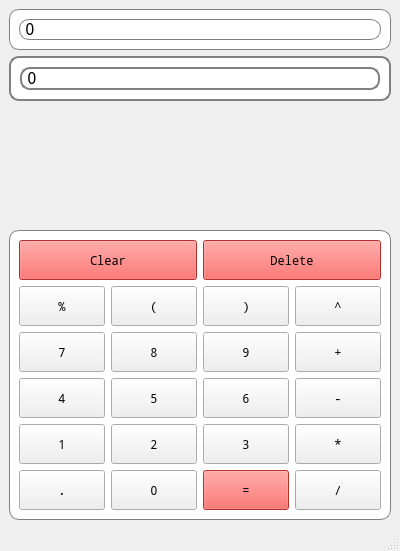
<?xml version="1.0" encoding="UTF-8"?>
<ui version="4.0">
 <class>MainWindow</class>
 <widget class="QMainWindow" name="MainWindow">
  <property name="geometry">
   <rect>
    <x>0</x>
    <y>0</y>
    <width>400</width>
    <height>551</height>
   </rect>
  </property>
  <property name="minimumSize">
   <size>
    <width>300</width>
    <height>400</height>
   </size>
  </property>
  <property name="maximumSize">
   <size>
    <width>800</width>
    <height>800</height>
   </size>
  </property>
  <property name="windowTitle">
   <string>MainWindow</string>
  </property>
  <property name="autoFillBackground">
   <bool>true</bool>
  </property>
  <widget class="QWidget" name="centralwidget">
   <layout class="QVBoxLayout" name="verticalLayout">
    <item>
     <widget class="QFrame" name="frame_2">
      <property name="minimumSize">
       <size>
        <width>0</width>
        <height>40</height>
       </size>
      </property>
      <property name="maximumSize">
       <size>
        <width>800</width>
        <height>400</height>
       </size>
      </property>
      <property name="styleSheet">
       <string notr="true">QFrame{

border: 1px solid gray;
border-radius: 10px;
background: white;

}</string>
      </property>
      <property name="frameShape">
       <enum>QFrame::Shape::StyledPanel</enum>
      </property>
      <property name="frameShadow">
       <enum>QFrame::Shadow::Raised</enum>
      </property>
      <layout class="QVBoxLayout" name="verticalLayout_2">
       <item alignment="Qt::AlignmentFlag::Qt::AlignmentFlag::AlignTop">
        <widget class="QLabel" name="label">
         <property name="minimumSize">
          <size>
           <width>0</width>
           <height>0</height>
          </size>
         </property>
         <property name="font">
          <font>
           <family>Noto Mono</family>
           <pointsize>12</pointsize>
           <bold>false</bold>
           <kerning>true</kerning>
          </font>
         </property>
         <property name="contextMenuPolicy">
          <enum>Qt::ContextMenuPolicy::NoContextMenu</enum>
         </property>
         <property name="layoutDirection">
          <enum>Qt::LayoutDirection::LeftToRight</enum>
         </property>
         <property name="autoFillBackground">
          <bool>false</bool>
         </property>
         <property name="text">
          <string>0</string>
         </property>
        </widget>
       </item>
      </layout>
     </widget>
    </item>
    <item>
     <widget class="QFrame" name="frame_3">
      <property name="minimumSize">
       <size>
        <width>0</width>
        <height>40</height>
       </size>
      </property>
      <property name="maximumSize">
       <size>
        <width>800</width>
        <height>400</height>
       </size>
      </property>
      <property name="styleSheet">
       <string notr="true">QFrame{

border: 2px solid gray;
border-radius: 10px;
background: white;

}</string>
      </property>
      <property name="frameShape">
       <enum>QFrame::Shape::StyledPanel</enum>
      </property>
      <property name="frameShadow">
       <enum>QFrame::Shadow::Raised</enum>
      </property>
      <layout class="QVBoxLayout" name="verticalLayout_3">
       <item alignment="Qt::AlignmentFlag::Qt::AlignmentFlag::AlignTop">
        <widget class="QLabel" name="label_2">
         <property name="minimumSize">
          <size>
           <width>1</width>
           <height>1</height>
          </size>
         </property>
         <property name="font">
          <font>
           <family>Noto Mono</family>
           <pointsize>12</pointsize>
           <bold>true</bold>
           <kerning>true</kerning>
          </font>
         </property>
         <property name="contextMenuPolicy">
          <enum>Qt::ContextMenuPolicy::NoContextMenu</enum>
         </property>
         <property name="layoutDirection">
          <enum>Qt::LayoutDirection::LeftToRight</enum>
         </property>
         <property name="autoFillBackground">
          <bool>false</bool>
         </property>
         <property name="text">
          <string>0</string>
         </property>
        </widget>
       </item>
      </layout>
     </widget>
    </item>
    <item>
     <spacer name="verticalSpacer">
      <property name="orientation">
       <enum>Qt::Orientation::Vertical</enum>
      </property>
      <property name="sizeHint" stdset="0">
       <size>
        <width>20</width>
        <height>40</height>
       </size>
      </property>
     </spacer>
    </item>
    <item>
     <widget class="QFrame" name="frame">
      <property name="minimumSize">
       <size>
        <width>200</width>
        <height>200</height>
       </size>
      </property>
      <property name="maximumSize">
       <size>
        <width>800</width>
        <height>400</height>
       </size>
      </property>
      <property name="autoFillBackground">
       <bool>false</bool>
      </property>
      <property name="styleSheet">
       <string notr="true">QFrame{

border: 1px solid gray;
border-radius: 10px;
background: white;

}</string>
      </property>
      <property name="frameShape">
       <enum>QFrame::Shape::StyledPanel</enum>
      </property>
      <property name="frameShadow">
       <enum>QFrame::Shadow::Raised</enum>
      </property>
      <layout class="QVBoxLayout" name="verticalLayout_4">
       <item>
        <layout class="QGridLayout" name="gridLayout_2">
         <item row="0" column="0">
          <widget class="QPushButton" name="pushButton_clear">
           <property name="minimumSize">
            <size>
             <width>0</width>
             <height>40</height>
            </size>
           </property>
           <property name="font">
            <font>
             <family>Noto Mono</family>
             <bold>true</bold>
            </font>
           </property>
           <property name="styleSheet">
            <string notr="true">QPushButton{

background: rgb(255, 66, 60)	

}</string>
           </property>
           <property name="text">
            <string>Clear</string>
           </property>
          </widget>
         </item>
         <item row="0" column="1">
          <widget class="QPushButton" name="pushButton_back">
           <property name="minimumSize">
            <size>
             <width>0</width>
             <height>40</height>
            </size>
           </property>
           <property name="font">
            <font>
             <family>Noto Mono</family>
             <bold>true</bold>
            </font>
           </property>
           <property name="styleSheet">
            <string notr="true">QPushButton{

background: rgb(255, 66, 60)	

}</string>
           </property>
           <property name="text">
            <string>Delete</string>
           </property>
          </widget>
         </item>
        </layout>
       </item>
       <item>
        <layout class="QGridLayout" name="gridLayout">
         <property name="sizeConstraint">
          <enum>QLayout::SizeConstraint::SetDefaultConstraint</enum>
         </property>
         <item row="6" column="1">
          <widget class="QPushButton" name="pushButton_2">
           <property name="minimumSize">
            <size>
             <width>0</width>
             <height>40</height>
            </size>
           </property>
           <property name="font">
            <font>
             <family>Noto Mono</family>
            </font>
           </property>
           <property name="text">
            <string>2</string>
           </property>
          </widget>
         </item>
         <item row="3" column="0">
          <widget class="QPushButton" name="pushButton_7">
           <property name="minimumSize">
            <size>
             <width>0</width>
             <height>40</height>
            </size>
           </property>
           <property name="font">
            <font>
             <family>Noto Mono</family>
            </font>
           </property>
           <property name="text">
            <string>7</string>
           </property>
          </widget>
         </item>
         <item row="6" column="0">
          <widget class="QPushButton" name="pushButton_1">
           <property name="minimumSize">
            <size>
             <width>0</width>
             <height>40</height>
            </size>
           </property>
           <property name="font">
            <font>
             <family>Noto Mono</family>
            </font>
           </property>
           <property name="text">
            <string>1</string>
           </property>
          </widget>
         </item>
         <item row="6" column="3">
          <widget class="QPushButton" name="pushButton_multi">
           <property name="minimumSize">
            <size>
             <width>0</width>
             <height>40</height>
            </size>
           </property>
           <property name="font">
            <font>
             <family>Noto Mono</family>
            </font>
           </property>
           <property name="text">
            <string>*</string>
           </property>
          </widget>
         </item>
         <item row="1" column="3">
          <widget class="QPushButton" name="pushButton_pow">
           <property name="minimumSize">
            <size>
             <width>0</width>
             <height>40</height>
            </size>
           </property>
           <property name="font">
            <font>
             <family>Noto Mono</family>
            </font>
           </property>
           <property name="text">
            <string>^</string>
           </property>
          </widget>
         </item>
         <item row="7" column="3">
          <widget class="QPushButton" name="pushButton_div">
           <property name="minimumSize">
            <size>
             <width>0</width>
             <height>40</height>
            </size>
           </property>
           <property name="font">
            <font>
             <family>Noto Mono</family>
            </font>
           </property>
           <property name="text">
            <string>/</string>
           </property>
          </widget>
         </item>
         <item row="5" column="1">
          <widget class="QPushButton" name="pushButton_5">
           <property name="minimumSize">
            <size>
             <width>0</width>
             <height>40</height>
            </size>
           </property>
           <property name="font">
            <font>
             <family>Noto Mono</family>
            </font>
           </property>
           <property name="text">
            <string>5</string>
           </property>
          </widget>
         </item>
         <item row="5" column="0">
          <widget class="QPushButton" name="pushButton_4">
           <property name="minimumSize">
            <size>
             <width>0</width>
             <height>40</height>
            </size>
           </property>
           <property name="font">
            <font>
             <family>Noto Mono</family>
            </font>
           </property>
           <property name="text">
            <string>4</string>
           </property>
          </widget>
         </item>
         <item row="3" column="2">
          <widget class="QPushButton" name="pushButton_9">
           <property name="minimumSize">
            <size>
             <width>0</width>
             <height>40</height>
            </size>
           </property>
           <property name="font">
            <font>
             <family>Noto Mono</family>
            </font>
           </property>
           <property name="text">
            <string>9</string>
           </property>
          </widget>
         </item>
         <item row="3" column="1">
          <widget class="QPushButton" name="pushButton_8">
           <property name="minimumSize">
            <size>
             <width>0</width>
             <height>40</height>
            </size>
           </property>
           <property name="font">
            <font>
             <family>Noto Mono</family>
            </font>
           </property>
           <property name="text">
            <string>8</string>
           </property>
          </widget>
         </item>
         <item row="5" column="2">
          <widget class="QPushButton" name="pushButton_6">
           <property name="minimumSize">
            <size>
             <width>0</width>
             <height>40</height>
            </size>
           </property>
           <property name="font">
            <font>
             <family>Noto Mono</family>
            </font>
           </property>
           <property name="text">
            <string>6</string>
           </property>
          </widget>
         </item>
         <item row="1" column="2">
          <widget class="QPushButton" name="pushButton_nr">
           <property name="minimumSize">
            <size>
             <width>0</width>
             <height>40</height>
            </size>
           </property>
           <property name="font">
            <font>
             <family>Noto Mono</family>
            </font>
           </property>
           <property name="text">
            <string>)</string>
           </property>
          </widget>
         </item>
         <item row="7" column="1">
          <widget class="QPushButton" name="pushButton_0">
           <property name="minimumSize">
            <size>
             <width>0</width>
             <height>40</height>
            </size>
           </property>
           <property name="font">
            <font>
             <family>Noto Mono</family>
            </font>
           </property>
           <property name="text">
            <string>0</string>
           </property>
          </widget>
         </item>
         <item row="7" column="0">
          <widget class="QPushButton" name="pushButton_dot">
           <property name="minimumSize">
            <size>
             <width>0</width>
             <height>40</height>
            </size>
           </property>
           <property name="font">
            <font>
             <family>Noto Mono</family>
            </font>
           </property>
           <property name="text">
            <string>.</string>
           </property>
          </widget>
         </item>
         <item row="1" column="1">
          <widget class="QPushButton" name="pushButton_nl">
           <property name="minimumSize">
            <size>
             <width>0</width>
             <height>40</height>
            </size>
           </property>
           <property name="font">
            <font>
             <family>Noto Mono</family>
            </font>
           </property>
           <property name="text">
            <string>(</string>
           </property>
          </widget>
         </item>
         <item row="3" column="3">
          <widget class="QPushButton" name="pushButton_add">
           <property name="minimumSize">
            <size>
             <width>0</width>
             <height>40</height>
            </size>
           </property>
           <property name="font">
            <font>
             <family>Noto Mono</family>
            </font>
           </property>
           <property name="text">
            <string>+</string>
           </property>
          </widget>
         </item>
         <item row="5" column="3">
          <widget class="QPushButton" name="pushButton_sub">
           <property name="minimumSize">
            <size>
             <width>0</width>
             <height>40</height>
            </size>
           </property>
           <property name="font">
            <font>
             <family>Noto Mono</family>
            </font>
           </property>
           <property name="text">
            <string>-</string>
           </property>
          </widget>
         </item>
         <item row="1" column="0">
          <widget class="QPushButton" name="pushButton_mod">
           <property name="minimumSize">
            <size>
             <width>0</width>
             <height>40</height>
            </size>
           </property>
           <property name="font">
            <font>
             <family>Noto Mono</family>
             <bold>false</bold>
            </font>
           </property>
           <property name="text">
            <string>%</string>
           </property>
          </widget>
         </item>
         <item row="6" column="2">
          <widget class="QPushButton" name="pushButton_3">
           <property name="minimumSize">
            <size>
             <width>0</width>
             <height>40</height>
            </size>
           </property>
           <property name="font">
            <font>
             <family>Noto Mono</family>
            </font>
           </property>
           <property name="text">
            <string>3</string>
           </property>
          </widget>
         </item>
         <item row="7" column="2">
          <widget class="QPushButton" name="pushButton_exec">
           <property name="minimumSize">
            <size>
             <width>0</width>
             <height>40</height>
            </size>
           </property>
           <property name="font">
            <font>
             <family>Noto Mono</family>
            </font>
           </property>
           <property name="styleSheet">
            <string notr="true">QPushButton{

background: rgb(255, 66, 60)	

}</string>
           </property>
           <property name="text">
            <string>=</string>
           </property>
          </widget>
         </item>
        </layout>
       </item>
      </layout>
     </widget>
    </item>
   </layout>
  </widget>
  <widget class="QStatusBar" name="statusbar"/>
 </widget>
 <resources/>
 <connections/>
</ui>
